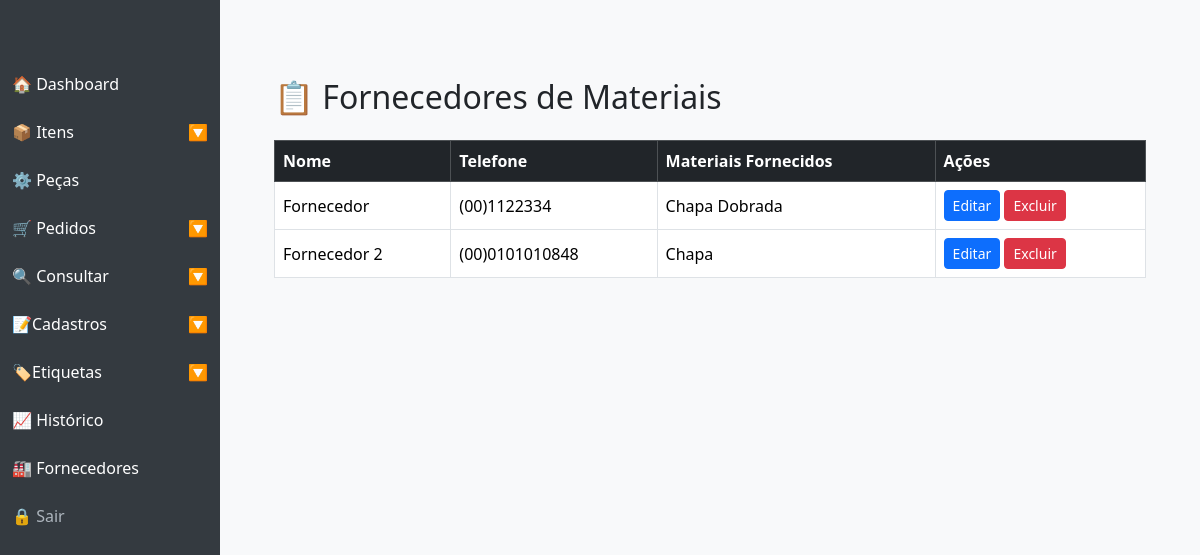
/listar_fornecedores.php (signed in), run on the app's committed database.
### tables this page shows
CREATE TABLE `fornecedores` (
  `id` int(11) NOT NULL,
  `nome` varchar(255) NOT NULL,
  `cnpj` varchar(20) DEFAULT NULL,
  `telefone` varchar(20) DEFAULT NULL,
  `email` varchar(100) DEFAULT NULL,
  `endereco` varchar(255) DEFAULT NULL,
  `tipo` varchar(220) NOT NULL,
  `criado_em` timestamp NOT NULL DEFAULT current_timestamp()
);

### listar_fornecedores.php (the view, shortened to what this page needs)
<?php
include 'conexao.php';
$query = $pdo->query("
    SELECT f.id, f.nome, f.telefone, GROUP_CONCAT(m.nome SEPARATOR ', ') as materiais
    FROM fornecedores f
    LEFT JOIN fornecedor_materiais fm ON f.id = fm.fornecedor_id
    LEFT JOIN material m ON fm.material_id = m.id
    WHERE f.tipo = 'material'
    GROUP BY f.id
    ORDER BY f.nome
");
$fornecedores = $query->fetchAll(PDO::FETCH_ASSOC);
include 'include/head.php';
?>
</head>
<body>
<?php include 'include/sidebar.php'; ?>
<div class="content">
    <div class="container-fluid">
<div class="container mt-5">
    <h2>📋 Fornecedores de Materiais</h2>
    <table class="table table-bordered table-hover mt-4 align-middle">
        <thead class="table-dark">
            <tr>
                <th>Nome</th>
                <th>Telefone</th>
                <th>Materiais Fornecidos</th>
                <th>Ações</th>
            </tr>
        </thead>
        <tbody>
            <?php foreach ($fornecedores as $fornecedor): ?>
                <tr>
                    <td><?= htmlspecialchars($fornecedor['nome']) ?></td>
                    <td><?= htmlspecialchars($fornecedor['telefone']) ?></td>
                    <td><?= htmlspecialchars($fornecedor['materiais'] ?? 'Nenhum material') ?></td>
                    <td>
                        <a href="editar_fornecedor.php?id=<?= $fornecedor['id'] ?>" class="btn btn-primary btn-sm">
                            Editar
                        </a>
                        <a href="excluir_fornecedor.php?id=<?= $fornecedor['id'] ?>"
                                class="btn btn-danger btn-sm"
                        onclick="return confirm('Tem certeza que deseja excluir este fornecedor?')">
                            Excluir
                            </a>
                    </td>
                </tr>
            <?php endforeach; ?>
        </tbody>
    </table>
</div>

### css/styles.css (style rules this page uses)
body { background-color: #f8f9fa; }
.content { margin-left: 220px; padding: 30px; }
table th, table td { white-space: nowrap; padding: 8px 12px; vertical-align: middle; }
table th { font-weight: bold; }

### data on the page
fornecedores: nome "Fornecedor", telefone "(00)1122334", materiais "Chapa Dobrada"
fornecedores: nome "Fornecedor 2", telefone "(00)0101010848", materiais "Chapa"
